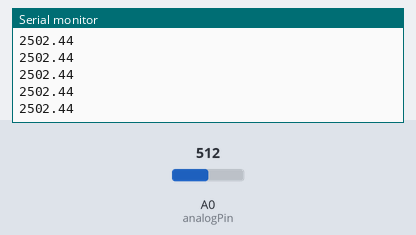
A sketch run on a simulated Arduino Uno, built with avr-gcc and run on an emulated ATmega328P. On the bench: the last lines printed to the serial monitor. Inputs (shaded band) come from the test bench; at power-on: A0 (analogPin) = 512.

Above: at 1.2 s.
1.3 s: A0 (analogPin) set to 716
At 2.4 s:
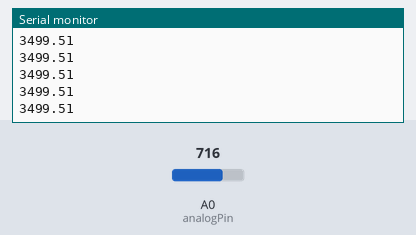
2.8 s: A0 (analogPin) set to 900
At 3.6 s:
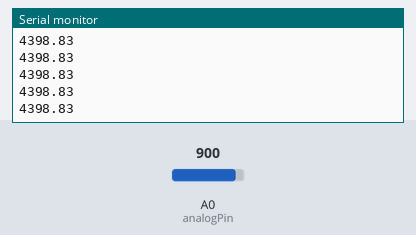
Timing chart, 0 to 5.8 s (numbered marks = the images above; inputs shaded):
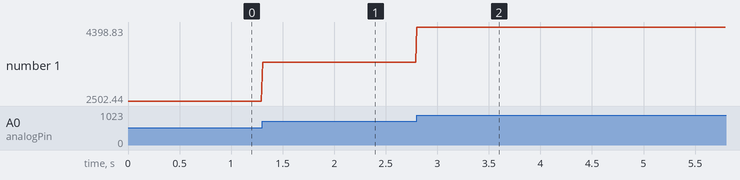

Measured:
- after the input at 1.3 s, the serial monitor: prints a new line at once (image 1)
- after the input at 2.8 s, the serial monitor: prints a new line at once (image 2)
- plotted number 1: 2502.44 → 3499.51 after the input at 1.3 s, 3499.51 → 4398.83 after the input at 2.8 s

The sketch:

power.ino
```cpp
/*
 * Arduino Uno Serial Power Profiler
 * Setup: A0 connected to 1 Ohm shunt resistor
 * Reference: Standard 5V
 */

const int analogPin = A0;
const float shuntResistor = 1.0;     // Value in Ohms
const float referenceVoltage = 5.0;  // Standard 5V Reference

// Moving average filter to smooth out fast radio bursts
// Set numReadings > 1 to enable averaging; 1 means no smoothing.
const int numReadings = 1;
int readings[numReadings];
int readIndex = 0;
long total = 0;

void setup() {
  Serial.begin(115200);

  // No analogReference() call needed; this sketch uses the default 5V ADC reference.

  // Initialize the smoothing array
  for (int i = 0; i < numReadings; i++) readings[i] = 0;

  Serial.println("mA_Output");
}

void loop() {
  // --- Smoothing Filter ---
  total = total - readings[readIndex];
  readings[readIndex] = analogRead(analogPin);
  total = total + readings[readIndex];
  readIndex = (readIndex + 1) % numReadings;

  float averageADC = (float)total / numReadings;

  // --- Calculation ---
  // Convert ADC back to actual voltage (0 to 5V)
  float voltageAtA0 = (averageADC / 1023.0) * referenceVoltage;

  // Apply Ohm's Law (I = V / R)
  float currentAmps = voltageAtA0 / shuntResistor;
  float currentmA = currentAmps * 1000.0;

  // Output for the Python Data Logger
  Serial.println(currentmA);

  // High-speed sampling to catch the radio
  delay(10);
}
```
